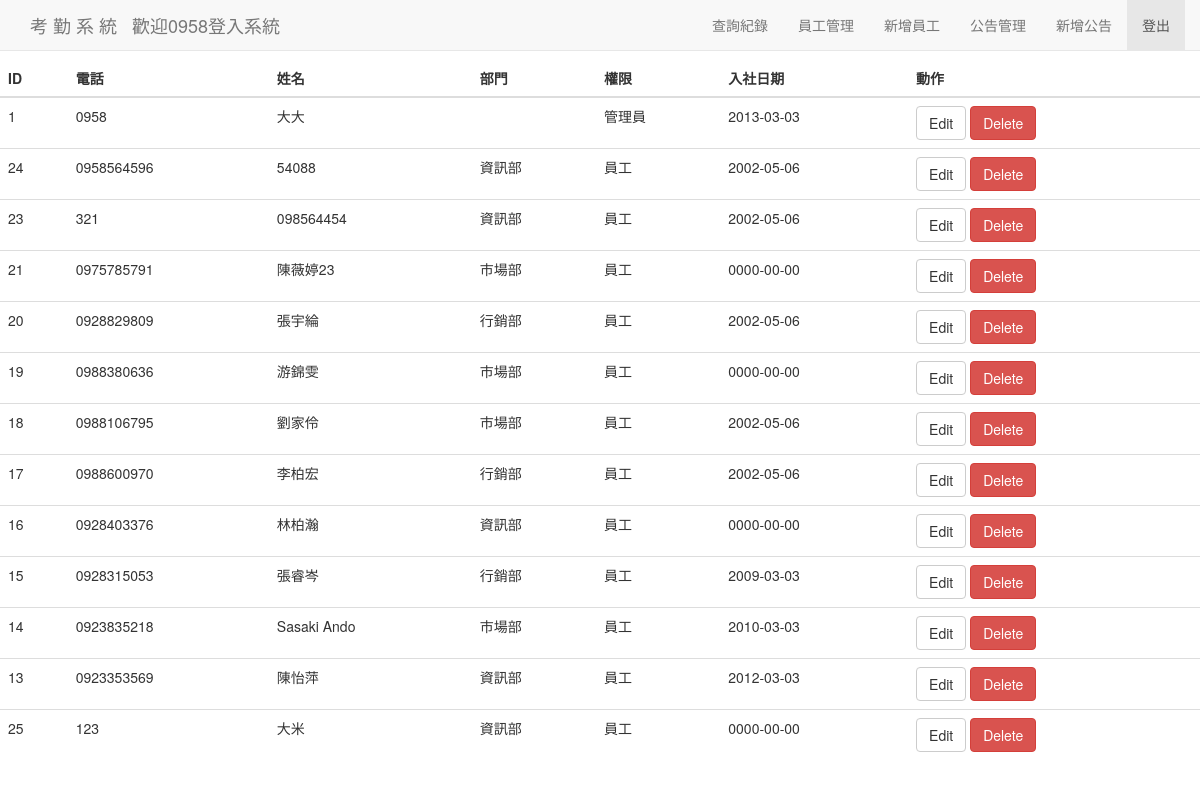
Screenshot of /admin.php (signed in) with the database file from the repository.
### tables this page shows
CREATE TABLE IF NOT EXISTS `user` (
  `id` int(11) NOT NULL AUTO_INCREMENT,
  `user_phone` varchar(50) NOT NULL,
  `user_pwd` int(11) NOT NULL COMMENT '預設生日',
  `user_name` varchar(50) NOT NULL COMMENT '姓名',
  `user_class` varchar(50) NOT NULL,
  `user_join` date NOT NULL,
  `user_permission` int(11) NOT NULL,
  PRIMARY KEY (`id`)
);

### admin.php (the view, shortened to what this page needs)
<!doctype html>
<html lang="en">
<head>
  <link href="css/bootstrap.min.css" rel="stylesheet" media="screen">
</head>
<body>
  <?php
  include_once("fixed.php");
  ?>
<br>
<br>
<br>
  <table class="table" >
    <thead>
      <tr>
        <th>ID</th>
        <th>電話</th>
        <th>姓名</th>
        <th>部門</th>
        <th>權限</th>
        <th>入社日期</th>
        <th>動作</th>
      </tr>
    </thead>
    <tbody>
      <?php
      if(isset($_SESSION['username'])){
       $sql = "SELECT * FROM user ORDER BY user_permission";
       $result = mysql_query($sql);
       while($row = mysql_fetch_assoc($result)) {
      ?>
         <tr>
          <td><?php echo $row['id'] ?></td>
          <td><?php echo $row['user_phone'] ?></td>
          <td><?php echo $row['user_name'] ?></td>
          <td><?php
                if ($row['user_class']==1) echo "資訊部 ";
                if ($row['user_class']==2) echo "市場部 ";
                if ($row['user_class']==3) echo "行銷部 ";?></td>
          <td><?php
                if ($row['user_permission'] == 1) echo "管理員";
                if ($row['user_permission'] == 2) echo "員工"; ?></td>
          <td><?php echo $row['user_join'] ?></td>
          <td>
              <a class="btn btn-default" href='update.php?user_phone=<?php echo $row['user_phone'] ?>'>Edit</a>
              <a class="btn btn-danger" href='delete.php?user_phone=<?php echo $row['user_phone'] ?>'>Delete</a>
              </td></tr>
      <?php
          }
        }
       ?>
      </tbody>
    </table>
</body>
</html>

### fixed.php (shortened to what this page needs)
<!DOCTYPE html>
<html lang="en">
  <head>
    <link href="css/bootstrap.min.css" rel="stylesheet" media="screen">
  </head>
  <body>
    <div class="navbar navbar-default navbar-fixed-top" role="navigation">
      <div class="container">
        <div class="navbar-header">
          <a class="navbar-brand">考  勤  系  統</a>
		  <a class="navbar-brand"><?php echo "歡迎".$_SESSION['username']."登入系統<br>";?></a>
        </div>
        <div class="navbar-collapse collapse">
          <ul class="nav navbar-nav navbar-right">
            <li><a href="leave_personal.php">查詢紀錄</a></li>
			<li><a href="admin.php">員工管理</a></li>
			<li><a href="register.php">新增員工</a></li>
			<li><a href="board_select.php">公告管理</a></li>
			<li><a href="board_add.php">新增公告</a></li>
            <li class="active"><a href="logout.php">登出</a></li>
          </ul>
        </div>
      </div>
    </div>
  </body>
</html>

### rows the page displays
user: id "1", user_phone "0958", user_name "大大", user_permission "管理員", user_join "2013-03-03"
user: id "24", user_phone "0958564596", user_name "54088", user_class "資訊部", user_permission "員工", user_join "2002-05-06"
user: id "23", user_phone "321", user_name "098564454", user_class "資訊部", user_permission "員工", user_join "2002-05-06"
user: id "21", user_phone "0975785791", user_name "陳薇婷23", user_class "市場部", user_permission "員工", user_join "0000-00-00"
user: id "20", user_phone "0928829809", user_name "張宇綸", user_class "行銷部", user_permission "員工", user_join "2002-05-06"
user: id "19", user_phone "0988380636", user_name "游錦雯", user_class "市場部", user_permission "員工", user_join "0000-00-00"
user: id "18", user_phone "0988106795", user_name "劉家伶", user_class "市場部", user_permission "員工", user_join "2002-05-06"
user: id "17", user_phone "0988600970", user_name "李柏宏", user_class "行銷部", user_permission "員工", user_join "2002-05-06"
user: id "16", user_phone "0928403376", user_name "林柏瀚", user_class "資訊部", user_permission "員工", user_join "0000-00-00"
user: id "15", user_phone "0928315053", user_name "張睿岑", user_class "行銷部", user_permission "員工", user_join "2009-03-03"
user: id "14", user_phone "0923835218", user_name "Sasaki Ando", user_class "市場部", user_permission "員工", user_join "2010-03-03"
user: id "13", user_phone "0923353569", user_name "陳怡萍", user_class "資訊部", user_permission "員工", user_join "2012-03-03"
user: id "25", user_phone "123", user_name "大米", user_class "資訊部", user_permission "員工", user_join "0000-00-00"

### other values shown
$_SESSION['username'] "0958"
